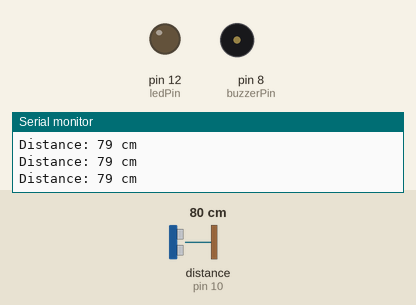
The sketch below on a simulated Arduino Uno, built with avr-gcc and run on an emulated ATmega328P. On the bench: output pins drawn as LEDs (lit = HIGH), buzzer (waves = sounding), the last lines printed to the serial monitor. Wiring (inferred from the names in the program): ultrasonic range finder: trigger pin 9; echo pin 10. Inputs (shaded band) come from the test bench; at power-on: distance to the obstacle (sensor on pin 10) 80 cm. The echo pulse lasts 58.3 µs per cm; pins used as bus, display or sensor lines are not drawn.

Above: at 1.2 s.
1.3 s: distance to the obstacle (sensor on pin 10) set to 34 cm
2.8 s: distance to the obstacle (sensor on pin 10) set to 28 cm
At 3.4 s:
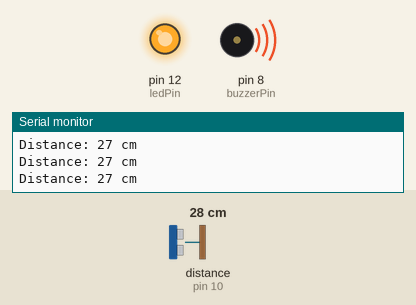
Timing chart, 0 to 5.8 s (numbered marks = the images above; inputs shaded):
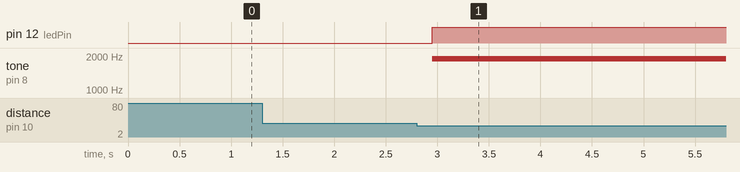

The sketch:

blindstick.ino
```cpp
// Pin assignments
const int trigPin = 9;
const int echoPin = 10;
const int ledPin = 12;
const int buzzerPin = 8;

// Constants for ultrasonic sensor
long duration;
int distance;

// Threshold distance (in cm) to trigger buzzer and LED feedback
const int thresholdDistance = 30; // 30 cm (you can adjust this as needed)

// Variables for buzzer state management
bool buzzerState = false;  // Keeps track of the buzzer state

// Variables for debouncing
int lastDistance = -1;  // Last valid distance value
unsigned long lastTime = 0;  // Time of the last valid reading
const unsigned long debounceDelay = 100;  // Delay in ms between readings to debounce

void setup() {
  // Initialize serial communication
  Serial.begin(9600);

  // Set pin modes
  pinMode(trigPin, OUTPUT);
  pinMode(echoPin, INPUT);
  pinMode(ledPin, OUTPUT);
  pinMode(buzzerPin, OUTPUT);
}

void loop() {
  // Check if enough time has passed to take another reading (debouncing)
  if (millis() - lastTime >= debounceDelay) {
    // Send a pulse to trigger the ultrasonic sensor
    digitalWrite(trigPin, LOW);
    delayMicroseconds(2);
    digitalWrite(trigPin, HIGH);
    delayMicroseconds(10);
    digitalWrite(trigPin, LOW);

    // Measure the duration of the pulse
    duration = pulseIn(echoPin, HIGH);

    // Calculate the distance in cm
    distance = duration * 0.0344 / 2;

    // Print distance for debugging
    Serial.print("Distance: ");
    Serial.print(distance);
    Serial.println(" cm");

    // Only update distance if the new reading is valid
    if (distance > 0 && distance < 400) {  // Valid distance range (usually 2cm to 400cm for HC-SR04)
      lastDistance = distance;
      lastTime = millis();  // Update last valid time
    }
  }

  // Check if an object is detected within the threshold distance
  if (lastDistance != -1 && lastDistance < thresholdDistance) {
    // Object detected: activate LED and buzzer
    digitalWrite(ledPin, HIGH);  // Turn on LED

    // Only turn on buzzer if it's not already on
    if (!buzzerState) {
      int buzzerTone = map(lastDistance, 0, thresholdDistance, 1000, 2000); // Map the distance to a tone range
      tone(buzzerPin, buzzerTone);  // Play a tone based on distance
      buzzerState = true;           // Set buzzerState to true, indicating the buzzer is on
    }
  } else {
    // No object detected: turn off LED and buzzer
    digitalWrite(ledPin, LOW);   // Turn off LED

    // Only turn off the buzzer if it's on
    if (buzzerState) {
      noTone(buzzerPin);          // Stop the buzzer
      buzzerState = false;        // Set buzzerState to false, indicating the buzzer is off
    }
  }

  // Delay before the next reading
  delay(50);  // Small delay for stability
}
```

Measured:
- the behaviour switches between 31 and 30 cm on distance to the obstacle (sensor on pin 10) (found by bisection; images 0 and 1)
- after the input at 2.8 s, pin 12 (ledPin): LOW → HIGH after 0.15 s; tone on pin 8 (buzzerPin): silent → 1900 Hz after 0.15 s
